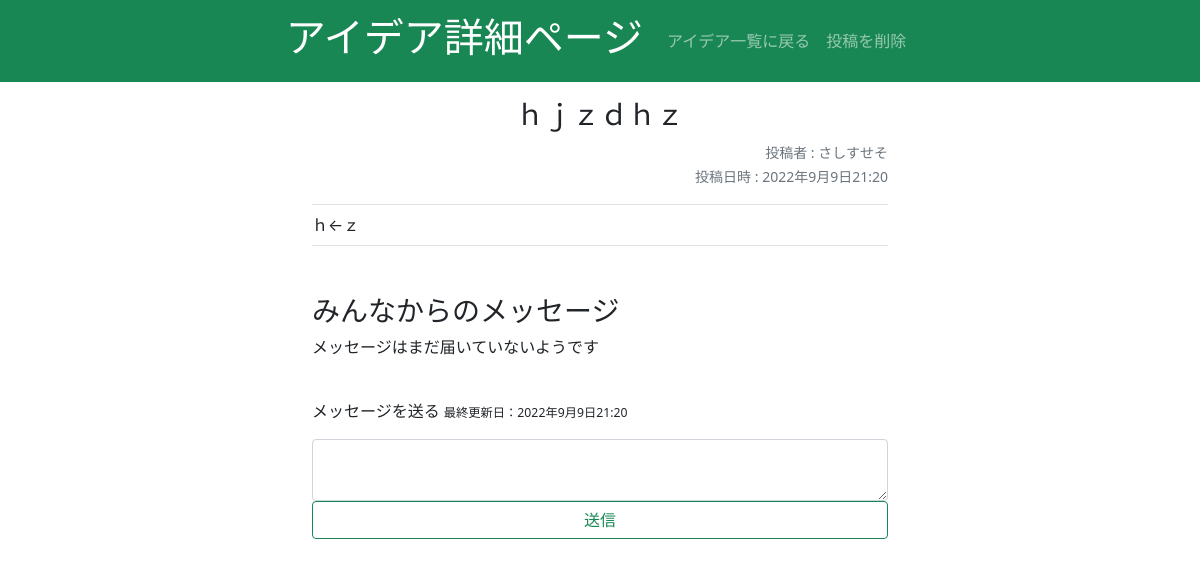
/idea_detail/1/ (signed in), run on the app's committed database.
### dottalk/models.py (models this page shows, shortened)
class Idea(models.Model):
    title = models.CharField(max_length=128)
    text = models.TextField(max_length=400)
    posted_at = models.DateTimeField(auto_now_add=True)
    last_modify = models.DateTimeField(auto_now=True)
    posted_by = models.CharField(max_length=100)
    posted_by_id = models.IntegerField()

### dottalk/views.py (the view, shortened to what this page needs)
# urls.py: path("idea_detail/<int:id>/",views.idea_detail,name="idea_detail"),
@login_required
def idea_detail(request,id):
    template_name = "HTML/idea_detail.html"
    try:
        Idea = models.Idea.objects.get(id=id)
        loginuser = models.Account.objects.get(user=request.user)
        loginuserID = loginuser.id
    except models.Idea.DoesNotExist:
        raise Http404
    context = {"Idea":Idea,
               "loginuserID":loginuserID}
    return render(request,template_name,context)

### dottalk/templates/HTML/idea_detail.html (shortened to what this page needs)
<!DOCTYPE html>
{% load static %}
<html lang="ja">
<head>
  <link rel="stylesheet" href="{% static 'css/bootstrap.min.css' %}">
</head>
<body>
<nav class="navbar navbar-expand navbar-dark bg-success sticky-top">
  <div class="collapse navbar-collapse justify-content-center" id="navmenu1">
    <a href="#" class="navbar-brand"><h1>アイデア詳細ページ</h1></a>
    <div class="navbar-nav">
        <a class="nav-item nav-link" href="{% url 'idea_list' %}">アイデア一覧に戻る</a>
        <a class="nav-item nav-link" data-bs-toggle="modal" data-bs-target="#exampleModal">投稿を削除</a>
    </div>
  </div>
</nav>
<div class="container mt-3 mb-5 w-50">
    <div class="text-center">
        <h3>{{ Idea.title }}</h3>
    </div>
    <div class="text-end">
        <small class="text-muted" >投稿者 : {{ Idea.posted_by }}</small></br>
        <small class="text-muted" >投稿日時 : {{ Idea.posted_at }}</small>
    </div>
    <div class="border-top border-bottom text-wrap text-break mt-3 pt-2 pb-2">
        {{ Idea.text| linebreaksbr }}
    </div>
</div>
<div class="container mb-5 w-50">
    <h3>みんなからのメッセージ</h3>
    <ul class="list-group">
        {% for idea_comment in Idea.idea_comments.all %}
        <li class="list-group-item">
            <small><small>{{ idea_comment.posted_by }} - {{ idea_comment.posted_at|date:"y/n/j"}}</small></small></br>
            <div>{{ idea_comment.text| linebreaksbr }}</div>
        </li>
        {% empty %}
        <p>メッセージはまだ届いていないようです</p>
        {% endfor %}
    </ul>
    <div class="row">
        <div class="justify-content-around">
            <form action="" method="POST">
                <br>
                <p><label for="com">メッセージを送る</label>
                    <small><small>最終更新日：{{ Idea.last_modify }}</small></small></p>
                <textarea name="text" class="form-control" id="com"></textarea>
                <div class="d-grid gap-2 mb-5">
                    <button class="btn btn-outline-success" type="submit" id="button-addon">送信</button>
                </div>
            </form>
        </div>
    </div>
</div>
</body>
</html>

### data on the page
Idea: title "ｈｊｚｄｈｚ", posted_by "さしすせそ", posted_at "2022年9月9日21:20", text "ｈ←ｚ", last_modify "2022年9月9日21:20"
